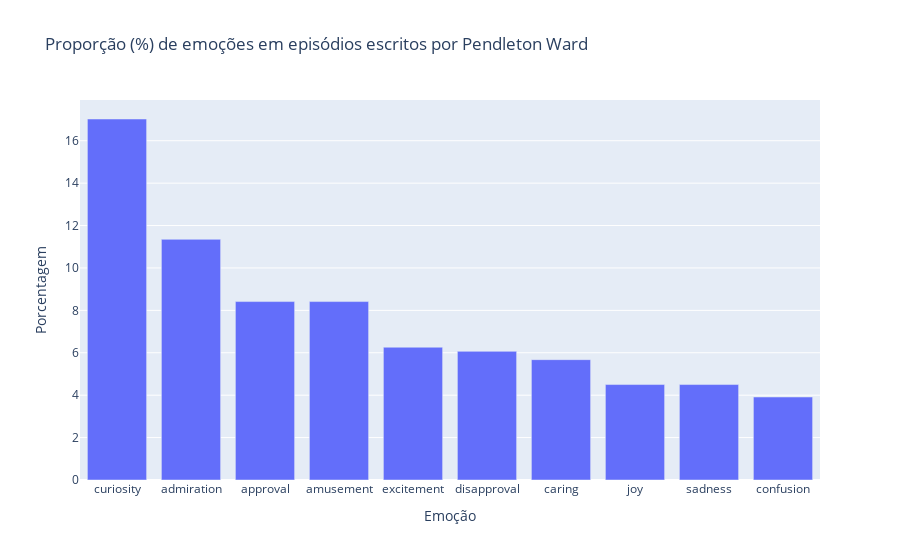

Source (notebook cell):
### Code cell
plot_graphic_writers(writers_df, 'Pendleton Ward')

### Figure 1 — Plotly figure (JSON) as saved in the notebook; plotly's stock layout.template omitted (floating-point values rounded to 4 significant figures)
{"data": [{"alignmentgroup": "True", "hovertemplate": "Emoção=%{x}<br>Porcentagem=%{y}<extra></extra>", "legendgroup": "", "marker": {"color": "#636efa", "pattern": {"shape": ""}}, "name": "", "offsetgroup": "", "orientation": "v", "showlegend": false, "textposition": "auto", "type": "bar", "x": ["curiosity", "admiration", "approval", "amusement", "excitement", "disapproval", "caring", "joy", "sadness", "confusion"], "xaxis": "x", "y": [17.03, 11.35, 8.415, 8.415, 6.262, 6.067, 5.675, 4.501, 4.501, 3.914], "yaxis": "y"}], "layout": {"barmode": "relative", "legend": {"tracegroupgap": 0}, "title": {"text": "Proporção (%) de emoções em episódios escritos por Pendleton Ward"}, "xaxis": {"anchor": "y", "categoryarray": ["curiosity", "admiration", "approval", "amusement", "excitement", "disapproval", "caring", "joy", "sadness", "confusion"], "categoryorder": "array", "domain": [0, 1], "title": {"text": "Emoção"}}, "yaxis": {"anchor": "x", "domain": [0, 1], "title": {"text": "Porcentagem"}}}}
